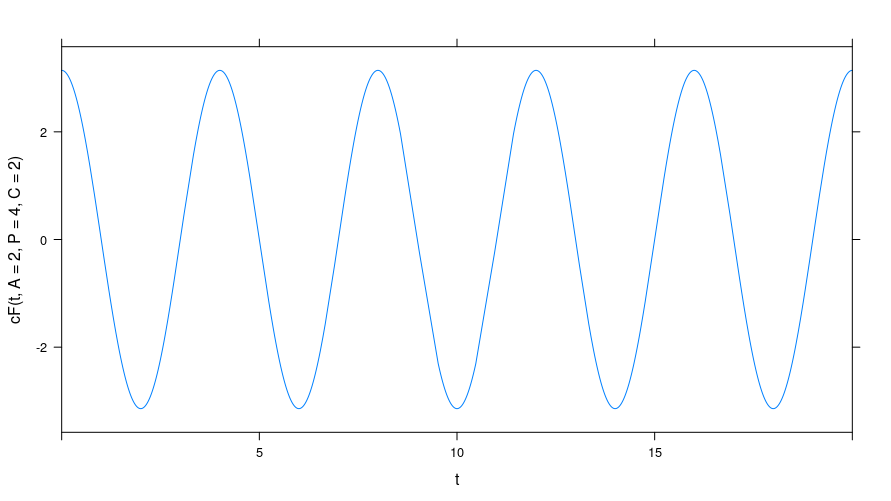

Reproduce this figure in R.
# Derivatives and partial derivatives
library(mosaic)
library(mosaicCalc)
#######################################
g = D(x^2 ~ x)
g(2)
g
########################
h <- D(sin(abs(x-3)) ~ x)
h
h(2)
#####################################
f <- makeFun(x^3 ~ x)
f
f(3)
df <- D(f(x) ~ x)
df
df(4)
######################################
#function with a constant

cF <- D(A*sin(2*pi*t/P)+C ~ t)
cF(5)
cF(t=3,A=4,P=4,C=9)
plotFun(cF(t,A=2,P=4,C=2)~ t, t.lim=range(0,20))
###################################################
# pde
q <- makeFun(x^2 + y^3 ~ x&y)
q
qx <- D(q(x,y) ~ x)
qx(5,6)

qy <- D(q(x,y) ~ y)
qy(2,3)

#######################################
# Double Derivative

sand <- makeFun(sin(x) ~ x)
sand
plotFun(sand(x) ~ x , x.lim=range(0,50))
####################################
d_sand <- D(sand(x) ~ x)
# double derivative
d_sand(3)
dd_sand <- D(sand(x) ~ x & x)
plotFun(d_sand(x) ~ x , x.lim = range(0,10))
plotFun(dd_sand(x) ~ x , x.lim = range(0,10))
